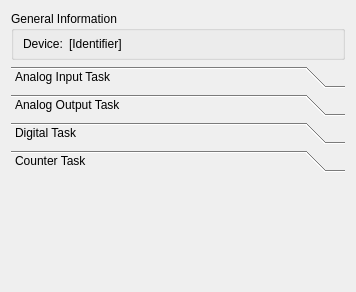
<?xml version="1.0" encoding="UTF-8"?>
<ui version="4.0">
 <class>DockWidgetMyGrabber</class>
 <widget class="QWidget" name="DockWidgetMyGrabber">
  <property name="geometry">
   <rect>
    <x>0</x>
    <y>0</y>
    <width>356</width>
    <height>292</height>
   </rect>
  </property>
  <property name="windowTitle">
   <string>Form</string>
  </property>
  <layout class="QVBoxLayout" name="verticalLayout">
   <item>
    <widget class="QGroupBox" name="groupInfo">
     <property name="sizePolicy">
      <sizepolicy hsizetype="Preferred" vsizetype="Minimum">
       <horstretch>0</horstretch>
       <verstretch>0</verstretch>
      </sizepolicy>
     </property>
     <property name="title">
      <string>General Information</string>
     </property>
     <layout class="QHBoxLayout" name="horizontalLayout">
      <property name="topMargin">
       <number>6</number>
      </property>
      <property name="bottomMargin">
       <number>6</number>
      </property>
      <item>
       <widget class="QLabel" name="lbl1">
        <property name="sizePolicy">
         <sizepolicy hsizetype="Maximum" vsizetype="Preferred">
          <horstretch>0</horstretch>
          <verstretch>0</verstretch>
         </sizepolicy>
        </property>
        <property name="text">
         <string>Device:</string>
        </property>
       </widget>
      </item>
      <item>
       <widget class="QLabel" name="lblIdentifier">
        <property name="text">
         <string>[Identifier]</string>
        </property>
       </widget>
      </item>
     </layout>
    </widget>
   </item>
   <item>
    <widget class="QToolBox" name="toolBox">
     <property name="sizePolicy">
      <sizepolicy hsizetype="Preferred" vsizetype="Expanding">
       <horstretch>0</horstretch>
       <verstretch>0</verstretch>
      </sizepolicy>
     </property>
     <property name="currentIndex">
      <number>3</number>
     </property>
     <widget class="QWidget" name="page">
      <property name="geometry">
       <rect>
        <x>0</x>
        <y>0</y>
        <width>492</width>
        <height>407</height>
       </rect>
      </property>
      <attribute name="label">
       <string>Analog Input Task</string>
      </attribute>
      <layout class="QVBoxLayout" name="verticalLayout_4">
       <item>
        <layout class="QGridLayout" name="gridLayout_2">
         <item row="0" column="1">
          <layout class="QHBoxLayout" name="horizontalLayout_5">
           <item>
            <spacer name="horizontalSpacer_5">
             <property name="orientation">
              <enum>Qt::Horizontal</enum>
             </property>
             <property name="sizeHint" stdset="0">
              <size>
               <width>40</width>
               <height>20</height>
              </size>
             </property>
            </spacer>
           </item>
           <item>
            <widget class="QLabel" name="label_2">
             <property name="text">
              <string>Value [Volt]</string>
             </property>
            </widget>
           </item>
           <item>
            <spacer name="horizontalSpacer_6">
             <property name="orientation">
              <enum>Qt::Horizontal</enum>
             </property>
             <property name="sizeHint" stdset="0">
              <size>
               <width>40</width>
               <height>20</height>
              </size>
             </property>
            </spacer>
           </item>
          </layout>
         </item>
         <item row="1" column="0">
          <widget class="QLabel" name="label">
           <property name="sizePolicy">
            <sizepolicy hsizetype="Fixed" vsizetype="Preferred">
             <horstretch>0</horstretch>
             <verstretch>0</verstretch>
            </sizepolicy>
           </property>
           <property name="text">
            <string>C h a n n e l </string>
           </property>
           <property name="alignment">
            <set>Qt::AlignCenter</set>
           </property>
           <property name="wordWrap">
            <bool>true</bool>
           </property>
          </widget>
         </item>
         <item row="1" column="1">
          <widget class="QTableWidget" name="tableWidget"/>
         </item>
        </layout>
       </item>
       <item>
        <layout class="QHBoxLayout" name="horizontalLayout_4">
         <item>
          <spacer name="horizontalSpacer_4">
           <property name="orientation">
            <enum>Qt::Horizontal</enum>
           </property>
           <property name="sizeHint" stdset="0">
            <size>
             <width>40</width>
             <height>20</height>
            </size>
           </property>
          </spacer>
         </item>
         <item>
          <widget class="QPushButton" name="aiReadButton">
           <property name="text">
            <string>Read Values</string>
           </property>
          </widget>
         </item>
        </layout>
       </item>
      </layout>
     </widget>
     <widget class="QWidget" name="page_2">
      <property name="geometry">
       <rect>
        <x>0</x>
        <y>0</y>
        <width>475</width>
        <height>159</height>
       </rect>
      </property>
      <attribute name="label">
       <string>Analog Output Task</string>
      </attribute>
      <layout class="QVBoxLayout" name="verticalLayout_3">
       <item>
        <widget class="QComboBox" name="aoChannelCombo">
         <property name="sizePolicy">
          <sizepolicy hsizetype="Expanding" vsizetype="Fixed">
           <horstretch>0</horstretch>
           <verstretch>0</verstretch>
          </sizepolicy>
         </property>
         <property name="editable">
          <bool>false</bool>
         </property>
        </widget>
       </item>
       <item>
        <layout class="QGridLayout" name="gridLayout">
         <item row="0" column="1">
          <widget class="QDial" name="dial">
           <property name="maximum">
            <number>10000</number>
           </property>
          </widget>
         </item>
         <item row="1" column="1">
          <widget class="QDoubleSpinBox" name="doubleSpinBox"/>
         </item>
         <item row="0" column="0">
          <spacer name="horizontalSpacer_3">
           <property name="orientation">
            <enum>Qt::Horizontal</enum>
           </property>
           <property name="sizeHint" stdset="0">
            <size>
             <width>40</width>
             <height>20</height>
            </size>
           </property>
          </spacer>
         </item>
        </layout>
       </item>
       <item>
        <spacer name="verticalSpacer_3">
         <property name="orientation">
          <enum>Qt::Vertical</enum>
         </property>
         <property name="sizeHint" stdset="0">
          <size>
           <width>20</width>
           <height>204</height>
          </size>
         </property>
        </spacer>
       </item>
       <item>
        <layout class="QHBoxLayout" name="horizontalLayout_3">
         <item>
          <spacer name="horizontalSpacer_2">
           <property name="orientation">
            <enum>Qt::Horizontal</enum>
           </property>
           <property name="sizeHint" stdset="0">
            <size>
             <width>40</width>
             <height>20</height>
            </size>
           </property>
          </spacer>
         </item>
         <item>
          <widget class="QPushButton" name="aoWrite">
           <property name="text">
            <string>Write</string>
           </property>
          </widget>
         </item>
        </layout>
       </item>
      </layout>
     </widget>
     <widget class="QWidget" name="page_3">
      <property name="geometry">
       <rect>
        <x>0</x>
        <y>-51</y>
        <width>339</width>
        <height>120</height>
       </rect>
      </property>
      <attribute name="label">
       <string>Digital Task</string>
      </attribute>
      <layout class="QVBoxLayout" name="verticalLayout_2">
       <item>
        <widget class="QScrollArea" name="scrollArea">
         <property name="widgetResizable">
          <bool>true</bool>
         </property>
         <widget class="QWidget" name="scrollAreaWidgetContents">
          <property name="geometry">
           <rect>
            <x>0</x>
            <y>0</y>
            <width>319</width>
            <height>69</height>
           </rect>
          </property>
         </widget>
        </widget>
       </item>
       <item>
        <layout class="QHBoxLayout" name="horizontalLayout_2">
         <item>
          <spacer name="horizontalSpacer">
           <property name="orientation">
            <enum>Qt::Horizontal</enum>
           </property>
           <property name="sizeHint" stdset="0">
            <size>
             <width>40</width>
             <height>20</height>
            </size>
           </property>
          </spacer>
         </item>
         <item>
          <widget class="QPushButton" name="dioReadWriteButton">
           <property name="text">
            <string>Write/Read</string>
           </property>
          </widget>
         </item>
        </layout>
       </item>
      </layout>
     </widget>
     <widget class="QWidget" name="page_4">
      <property name="geometry">
       <rect>
        <x>0</x>
        <y>0</y>
        <width>338</width>
        <height>120</height>
       </rect>
      </property>
      <attribute name="label">
       <string>Counter Task</string>
      </attribute>
     </widget>
    </widget>
   </item>
  </layout>
 </widget>
 <resources/>
 <connections/>
</ui>
